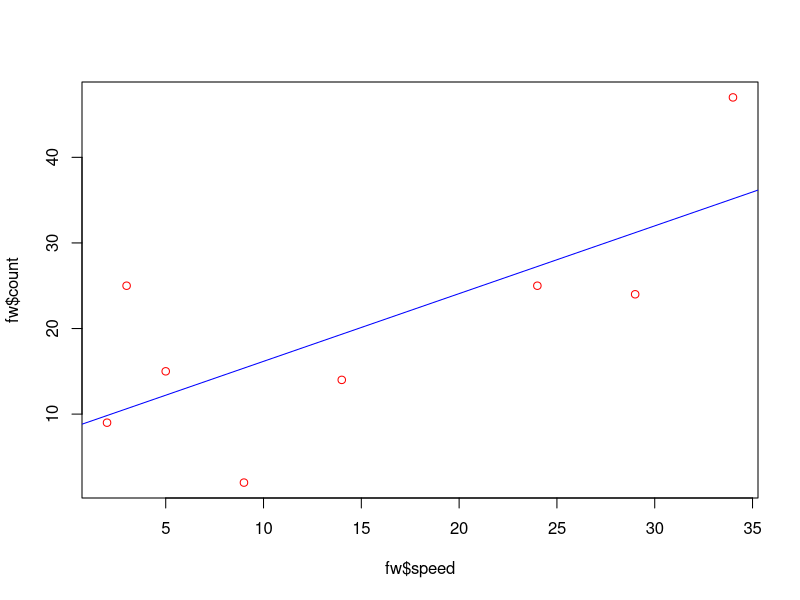
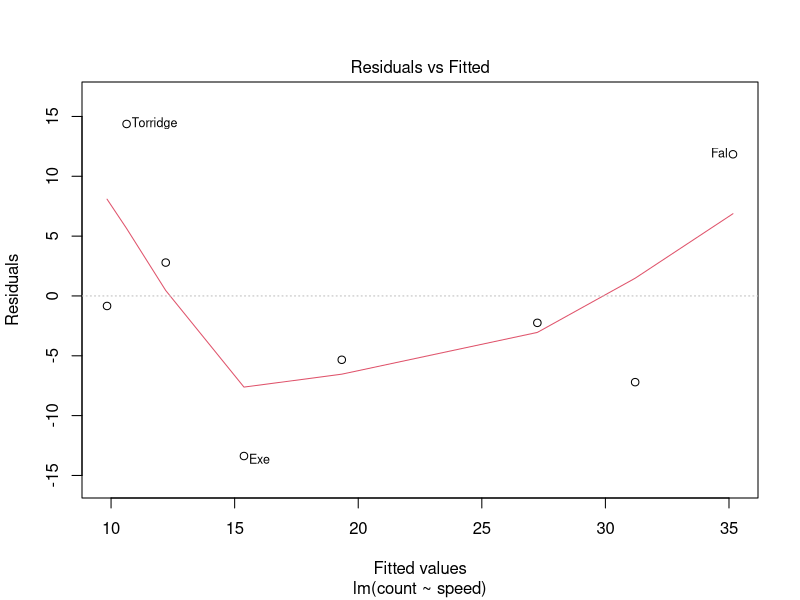

R code for these plots, in order:
count<-c(9,25,15,2,14,25,24,47)
speed<-c(2,3,5,9,14,24,29,34)
fw<-data.frame(count,speed)
fw
names<-c("Taw","Torridge","Ouse","Exe","Lyn","Brook","Ditch","Fal")
rownames(fw)=names
fw
fw.lm=lm(count ~ speed,data=fw)
summary(fw.lm)
names(fw.lm)
fw.lm$coefficients 

newypred<-fitted(fw.lm)
newypred
confint(fw.lm)
confint(fw.lm,parm=c('(Intercept)','speed'),level =0.9)
fitted(fw.lm)
residuals(fw.lm)
plot(fw$speed,fw$count,col="red")
coef(fw.lm)
abline(coef(fw.lm),lty=1,col="blue")
plot(fw.lm,which=1)  